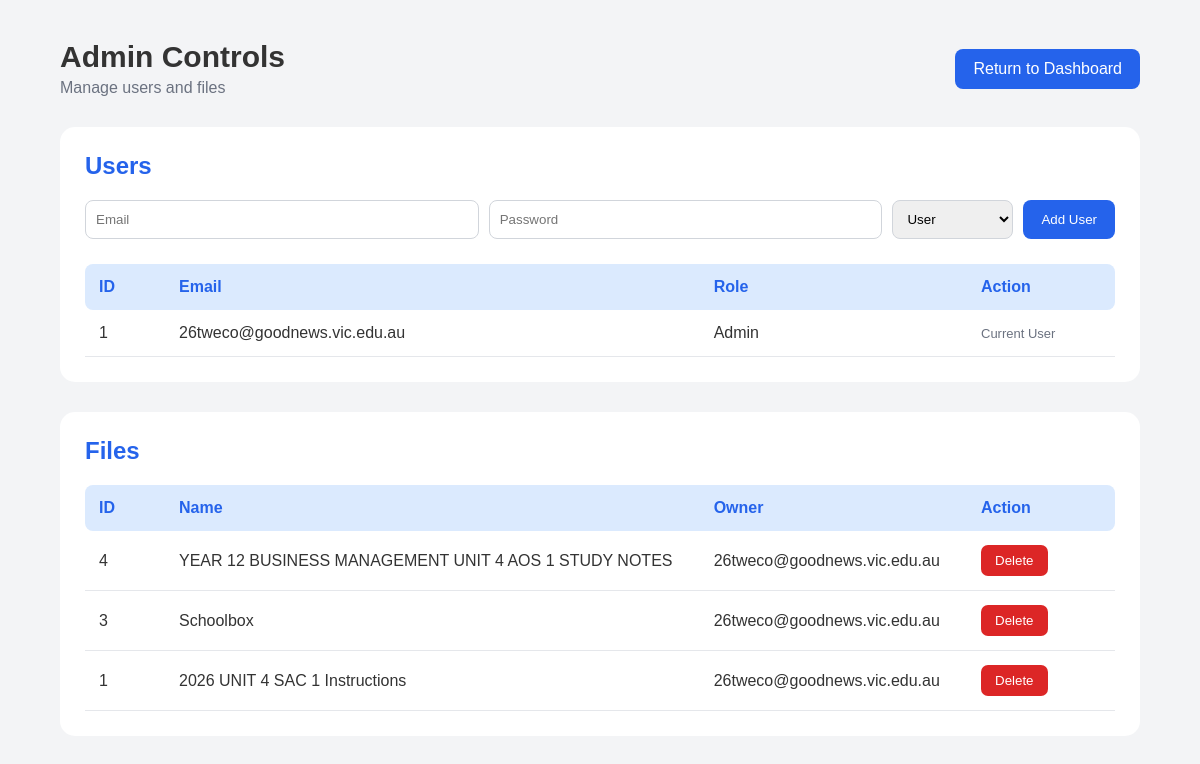
The page /admin (signed in) on the database as committed earlier.
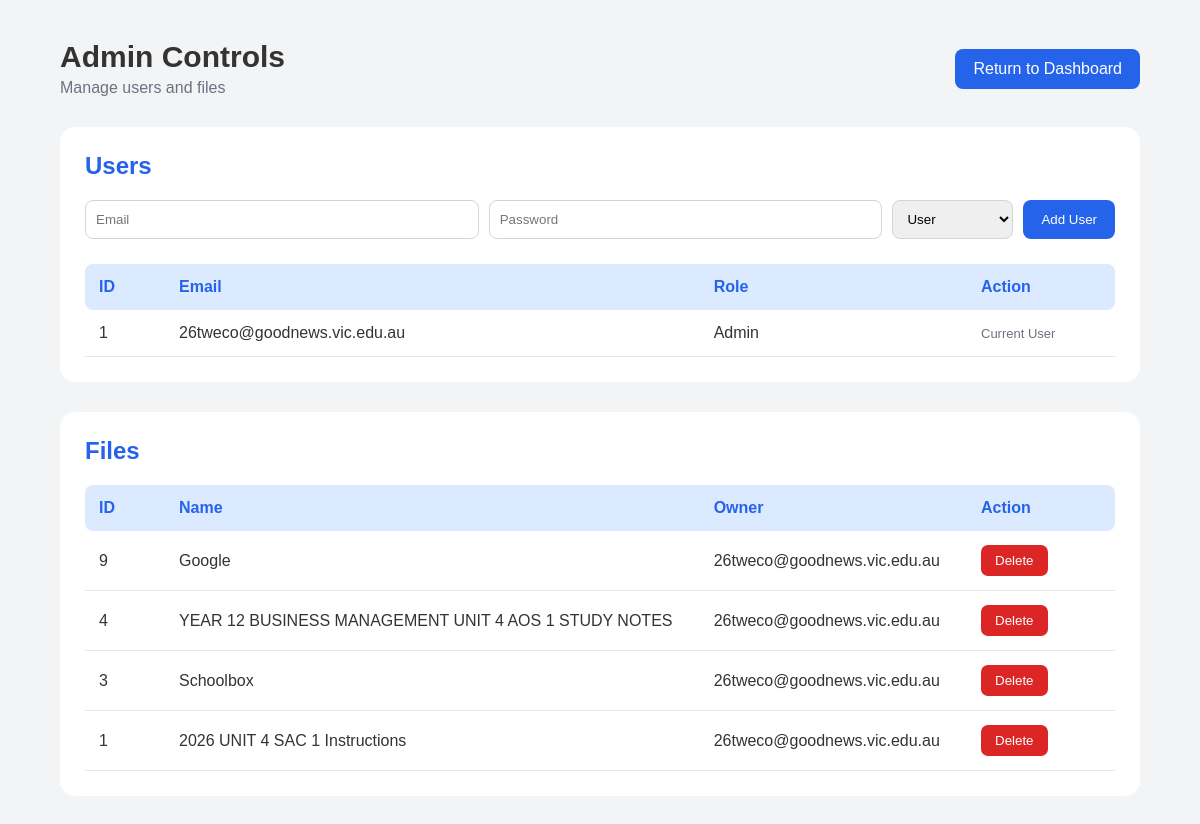
The same page on the database as committed later.
### tables this page shows
CREATE TABLE Users (

        UserID INTEGER PRIMARY KEY AUTOINCREMENT,

        Email TEXT UNIQUE NOT NULL,

        Password TEXT NOT NULL,

        Role TEXT NOT NULL DEFAULT 'User'

    );

CREATE TABLE Files (

        FileID INTEGER PRIMARY KEY AUTOINCREMENT,

        FileName TEXT NOT NULL,

        FileType TEXT NOT NULL,

        FileURL TEXT NOT NULL,

        FileOwner TEXT NOT NULL,

        LastAccessed TEXT NOT NULL,

        FileSize TEXT,

        IsPinned INTEGER DEFAULT 0

    );

### app.py (the view)
@app.route("/admin")
def admin():
    if "email" not in session:
        return redirect(url_for("login_page"))
    if session.get("role") != "Admin":
        return redirect(url_for("dashboard"))
    connection = sqlite3.connect(DATABASE)
    connection.row_factory = sqlite3.Row
    cursor = connection.cursor()
    cursor.execute("""
        SELECT UserID, Email, Role
        FROM Users
        ORDER BY UserID
    """)
    users = cursor.fetchall()
    cursor.execute("""
        SELECT *
        FROM Files
        ORDER BY FileID DESC
    """)
    files = cursor.fetchall()
    connection.close()
    return render_template(
        "admin.html",
        users=users,
        files=files
    )

### templates/admin.html (shortened to what this page needs)
<!DOCTYPE html>
<html lang="en">
<head>
    <link
        rel="stylesheet"
        href="{{ url_for('static', filename='css/admin.css') }}"
    >
</head>
<body>
<div class="admin-container">
    <header class="admin-header">
        <div>
            <h1>Admin Controls</h1>
            <p>
                Manage users and files
            </p>
        </div>
        <a
            href="{{ url_for('dashboard') }}"
            class="back-btn"
        >
            Return to Dashboard
        </a>
    </header>
    <section class="admin-section">
        <h2>Users</h2>
        <form
            action="{{ url_for('add_user') }}"
            method="POST"
            class="add-user-form"
        >
            <input
                type="email"
                name="email"
                placeholder="Email"
                required
            >
            <input
                type="password"
                name="password"
                placeholder="Password"
                required
            >
            <select
                name="role"
                required
            >
                <option value="User">
                    User
                </option>
            </select>
            <button type="submit">
                Add User
            </button>
        </form>
        <div class="admin-table">
            <div class="table-head users-grid">
                <div>ID</div>
                <div>Email</div>
                <div>Role</div>
                <div>Action</div>
            </div>
            {% for user in users %}
                <div class="table-row users-grid">
                    <div>
                        {{ user["UserID"] }}
                    </div>
                    <div>
                        {{ user["Email"] }}
                    </div>
                    <div>
                        {{ user["Role"] }}
                    </div>
                    <div>
                        {% if user["Email"] != session.get("email") %}
                            <form
                                action="{{ url_for('delete_user', user_id=user['UserID']) }}"
                                method="POST"
                            >
                                <button
                                    type="submit"
                                    class="delete-btn"
                                >
                                    Delete
                                </button>
                            </form>
                        {% else %}
                            <span class="current-user">
                                Current User
                            </span>
                        {% endif %}
                    </div>
                </div>
            {% endfor %}
        </div>
    </section>
    <section class="admin-section">
        <h2>Files</h2>
        <div class="admin-table">
            <div class="table-head files-grid">
                <div>ID</div>
                <div>Name</div>
                <div>Owner</div>
                <div>Action</div>
            </div>
            {% for file in files %}
                <div class="table-row files-grid">
                    <div>
                        {{ file["FileID"] }}
                    </div>
                    <div>
                        {{ file["FileName"] }}
                    </div>
                    <div>
                        {{ file["FileOwner"] }}
                    </div>
                    <div>
                        <form
                            action="{{ url_for('delete_file', file_id=file['FileID']) }}"
                            method="POST"
                        >
                            <button
                                type="submit"
                                class="delete-btn"
                            >
                                Delete
                            </button>
                        </form>
                    </div>
                </div>
            {% endfor %}
        </div>
    </section>
</div>
</body>
</html>

Rows that differ between the two databases and show on the page:
added Files: FileID "9", FileName "Google", FileOwner "26tweco@goodnews.vic.edu.au"
